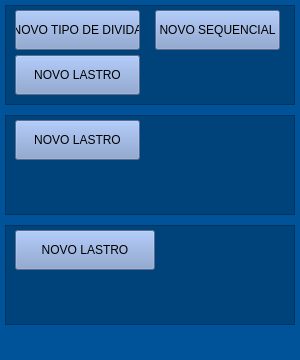
<?xml version="1.0" encoding="UTF-8"?>
<ui version="4.0">
 <class>MENU</class>
 <widget class="QWidget" name="MENU">
  <property name="geometry">
   <rect>
    <x>0</x>
    <y>0</y>
    <width>300</width>
    <height>360</height>
   </rect>
  </property>
  <property name="windowTitle">
   <string>Form</string>
  </property>
  <property name="styleSheet">
   <string notr="true">background-color: rgb(0, 82, 153);</string>
  </property>
  <widget class="QFrame" name="frame">
   <property name="geometry">
    <rect>
     <x>5</x>
     <y>5</y>
     <width>290</width>
     <height>100</height>
    </rect>
   </property>
   <property name="styleSheet">
    <string notr="true">background-color: rgba(0, 0, 0, 0.2);</string>
   </property>
   <property name="frameShape">
    <enum>QFrame::StyledPanel</enum>
   </property>
   <property name="frameShadow">
    <enum>QFrame::Raised</enum>
   </property>
   <widget class="QPushButton" name="new_seq_botton">
    <property name="geometry">
     <rect>
      <x>10</x>
      <y>5</y>
      <width>125</width>
      <height>40</height>
     </rect>
    </property>
    <property name="styleSheet">
     <string notr="true">background-color:rgb(124, 151, 200)</string>
    </property>
    <property name="text">
     <string>NOVO TIPO DE DIVIDA</string>
    </property>
   </widget>
   <widget class="QPushButton" name="new_ballast_botton">
    <property name="geometry">
     <rect>
      <x>150</x>
      <y>5</y>
      <width>125</width>
      <height>40</height>
     </rect>
    </property>
    <property name="styleSheet">
     <string notr="true">background-color:rgb(124, 151, 200)</string>
    </property>
    <property name="text">
     <string>NOVO SEQUENCIAL</string>
    </property>
   </widget>
   <widget class="QPushButton" name="new_seq_botton_2">
    <property name="geometry">
     <rect>
      <x>10</x>
      <y>50</y>
      <width>125</width>
      <height>40</height>
     </rect>
    </property>
    <property name="styleSheet">
     <string notr="true">background-color:rgb(124, 151, 200)</string>
    </property>
    <property name="text">
     <string>NOVO LASTRO</string>
    </property>
   </widget>
  </widget>
  <widget class="QFrame" name="frame_2">
   <property name="geometry">
    <rect>
     <x>5</x>
     <y>115</y>
     <width>290</width>
     <height>100</height>
    </rect>
   </property>
   <property name="styleSheet">
    <string notr="true">background-color: rgba(0, 0, 0, 0.2);</string>
   </property>
   <property name="frameShape">
    <enum>QFrame::StyledPanel</enum>
   </property>
   <property name="frameShadow">
    <enum>QFrame::Raised</enum>
   </property>
   <widget class="QPushButton" name="new_ballast_botton_2">
    <property name="geometry">
     <rect>
      <x>10</x>
      <y>5</y>
      <width>125</width>
      <height>40</height>
     </rect>
    </property>
    <property name="styleSheet">
     <string notr="true">background-color:rgb(124, 151, 200)</string>
    </property>
    <property name="text">
     <string>NOVO LASTRO</string>
    </property>
   </widget>
  </widget>
  <widget class="QFrame" name="frame_3">
   <property name="geometry">
    <rect>
     <x>5</x>
     <y>225</y>
     <width>290</width>
     <height>100</height>
    </rect>
   </property>
   <property name="styleSheet">
    <string notr="true">background-color: rgba(0, 0, 0, 0.2);</string>
   </property>
   <property name="frameShape">
    <enum>QFrame::StyledPanel</enum>
   </property>
   <property name="frameShadow">
    <enum>QFrame::Raised</enum>
   </property>
   <widget class="QPushButton" name="new_ballast_botton_3">
    <property name="geometry">
     <rect>
      <x>10</x>
      <y>5</y>
      <width>140</width>
      <height>40</height>
     </rect>
    </property>
    <property name="styleSheet">
     <string notr="true">background-color:rgb(124, 151, 200)</string>
    </property>
    <property name="text">
     <string>NOVO LASTRO</string>
    </property>
   </widget>
  </widget>
 </widget>
 <resources/>
 <connections/>
</ui>
